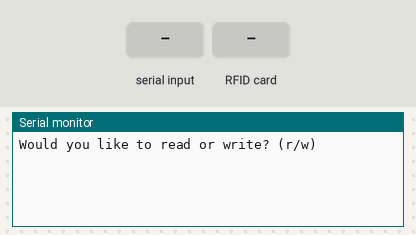
The sketch below on a simulated Arduino Uno, built with avr-gcc and run on an emulated ATmega328P. Shown: the last lines printed to the serial monitor. The inputs (shaded band) are chosen by the test bench.

Above: at 1.2 s.
1.3 s: "r\n" received over Serial
At 2.5 s:
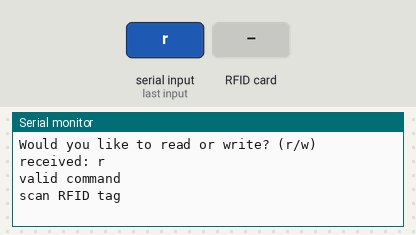
2.8 s: RFID card 5E 7A 19 C4 held to the reader
At 4.0 s:
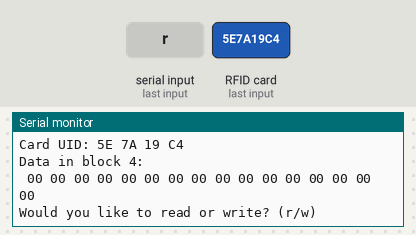
4.3 s: byte 119 (119) received over Serial
At 5.2 s:
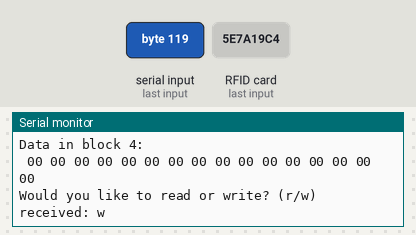
5.8 s: byte 10 (10) received over Serial
At 6.9 s:
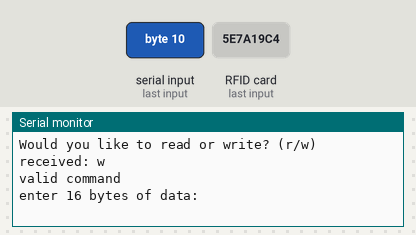

Measured:
- after the input at 1.3 s, the serial monitor: prints a new line at once (image 1)
- after the input at 2.8 s, the serial monitor: prints a new line at once (image 2)
- after the input at 4.3 s, the serial monitor: prints a new line at once (image 3)
- after the input at 5.8 s, the serial monitor: prints a new line at once (image 4)

The sketch:

RFID_ReadWrite.ino
```cpp
/******************************************
  Computer Networks Project
  Elena Falcione and Nicole Baldy
  Code Author: Elena Falcione
  Spring 2021
*******************************************/

/*
   REFERENCES:
   Dr.Leong   ( WWW.B2CQSHOP.COM )
   Miguel Balboa (circuitito.com), Jan, 2012.
   Søren Thing Andersen (access.thing.dk), fall of 2013 (Translation to English, refactored, comments, anti collision, cascade levels.)
   https://github.com/miguelbalboa/rfid
*/


#include <SPI.h>//include the SPI bus library
#include <MFRC522.h>//include the RFID reader library

#define SS_PIN 10  //slave select pin
#define RST_PIN 5  //reset pin
MFRC522 mfrc522(SS_PIN, RST_PIN);        // instatiate a MFRC522 reader object.
MFRC522::MIFARE_Key key;//create a MIFARE_Key struct named 'key', which will hold the card information
char command = 'a';
byte towrite[19];

void setup() {
  Serial.begin(9600);        // Initialize serial communications with the PC
  while (!Serial);
  SPI.begin();               // Init SPI bus
  mfrc522.PCD_Init();        // Init MFRC522 card (in case you wonder what PCD means: proximity coupling device)
  delay(4);       // Optional delay. Some board do need more time after init to be ready, see Readme
  // Prepare the security key for the read and write functions - all six key bytes are set to 0xFF at chip delivery from the factory.
  // Since the cards in the kit are new and the keys were never defined, they are 0xFF
  // if we had a card that was programmed by someone else, we would need to know the key to be able to access it. This key would then need to be stored in 'key' instead.

  for (byte i = 0; i < 6; i++) {
    key.keyByte[i] = 0xFF;//keyByte is defined in the "MIFARE_Key" 'struct' definition in the .h file of the library
  }
}

int block = 2; //this is the block number we will write into and then read. Do not write into 'sector trailer' block, since this can make the block unusable.
byte blockcontent[16] = {"SubScribe______"};//an array with 16 bytes to be written into one of the 64 card blocks is defined!!!!!!!!!!!!!!!!!!!!!!!!!!!!!!!!!!!!!!!!!!!!!!!!!!!!!!!!!!!!!!!!!
//byte blockcontent[16] = {0,0,0,0,0,0,0,0,0,0,0,0,0,0,0,0};//all zeros. This can be used to delete a block.
byte readbackblock[18];//This array is used for reading out a block. The MIFARE_Read method requires a buffer that is at least 18 bytes to hold the 16 bytes of a block.

void loop()
{

  int command_not_received = 1;
  Serial.println("Would you like to read or write? (r/w)");
  while (command_not_received)
  {
    while (Serial.available() <= 0) {}
    command = Serial.read();
    if (command == 10)
    {
      continue;
    }
    Serial.print("received: ");
    Serial.println(command);

    if (command == 114 || command == 119)
    {
      while (Serial.available() <= 0) {}
      char wasted_space = Serial.read();

      Serial.println("valid command");
      if (command == 119) //user wants to write, ask for some input
      {
        Serial.println("enter 16 bytes of data: ");
        while (Serial.available() < 16) {}
        Serial.readBytes(towrite,  19);

        Serial.println("command read: ");
        // Pyserial seems to add 3 junk characters at the beginning, remove these
        for (int i = 0; i < 16; i++)
        {
          towrite[i] = towrite[i+3];
          Serial.print(towrite[i], HEX);
          Serial.print(" ");
        }
        Serial.println();

      }
      Serial.println("scan RFID tag");
      command_not_received = 0;
    }
    else
    {
      Serial.println("invalid command");
      Serial.println("Would you like to read or write? (r/w)");
    }
  }

  int read_write_not_done = 1;
  while (read_write_not_done)
  {
    // Reset the loop if no new card present on the sensor/reader. This saves the entire process when idle.
    if ( ! mfrc522.PICC_IsNewCardPresent())
      continue;

    // Select one of the cards
    if ( ! mfrc522.PICC_ReadCardSerial())
      continue;

    // Show some details of the PICC (that is: the tag/card)
    Serial.print(F("Card UID:"));
    dump_byte_array(mfrc522.uid.uidByte, mfrc522.uid.size);

    Serial.println();
    // In this sample we use the second sector,
    // that is: sector #1, covering block #4 up to and including block #7
    byte sector         = 1;
    byte blockAddr      = 4;
    byte trailerBlock   = 7;
    MFRC522::StatusCode status;
    byte buffer[18];
    byte size = sizeof(buffer);

    // Authenticate using key A
    status = (MFRC522::StatusCode) mfrc522.PCD_Authenticate(MFRC522::PICC_CMD_MF_AUTH_KEY_A, trailerBlock, &key, &(mfrc522.uid));
    if (status != MFRC522::STATUS_OK) {
      Serial.print(F("PCD_Authenticate() failed: "));
      Serial.println(mfrc522.GetStatusCodeName(status));
      return;
    }

    if (command == 114)
    {
      // Read data from the block
      status = (MFRC522::StatusCode) mfrc522.MIFARE_Read(blockAddr, buffer, &size);
      if (status != MFRC522::STATUS_OK) {
        Serial.print(F("MIFARE_Read() failed: "));
        Serial.println(mfrc522.GetStatusCodeName(status));
      }
      Serial.print(F("Data in block ")); Serial.print(blockAddr); Serial.println(F(":"));
      dump_byte_array(buffer, 16); Serial.println();
      Serial.println();
      read_write_not_done = 0;
    }
    // Authenticate using key B
    status = (MFRC522::StatusCode) mfrc522.PCD_Authenticate(MFRC522::PICC_CMD_MF_AUTH_KEY_B, trailerBlock, &key, &(mfrc522.uid));
    if (status != MFRC522::STATUS_OK) {
      Serial.print(F("PCD_Authenticate() failed: "));
      Serial.println(mfrc522.GetStatusCodeName(status));
    }

    if (command == 119)
    {
      // Write data to the block
      Serial.print(F("Writing data into block ")); Serial.print(blockAddr);
      Serial.println(F(" ..."));
      status = (MFRC522::StatusCode) mfrc522.MIFARE_Write(blockAddr, towrite, 16);
      if (status != MFRC522::STATUS_OK) {
        Serial.print(F("MIFARE_Write() failed: "));
        Serial.println(mfrc522.GetStatusCodeName(status));
      }
      Serial.println();

      // Read data from the block (again, should now be what we have written)
      Serial.print(F("Reading data from block ")); Serial.print(blockAddr);
      Serial.println(F(" ..."));
      status = (MFRC522::StatusCode) mfrc522.MIFARE_Read(blockAddr, buffer, &size);
      if (status != MFRC522::STATUS_OK) {
        Serial.print(F("MIFARE_Read() failed: "));
        Serial.println(mfrc522.GetStatusCodeName(status));
      }
      Serial.print(F("Data in block ")); Serial.print(blockAddr); Serial.println(F(":"));
      dump_byte_array(buffer, 16); Serial.println();

      // Check that data in block is what we have written
      // by counting the number of bytes that are equal
      Serial.println(F("Checking result..."));
      byte count = 0;
      for (byte i = 0; i < 16; i++) {
        // Compare buffer (= what we've read) with towrite (= what we've written)
        if (buffer[i] == towrite[i])
          count++;
      }
      if (count == 16) {
        Serial.println(F("Success :)"));
      } else {
        Serial.println(F("Failure, no match :("));
        Serial.println(F("  perhaps the write didn't work properly..."));
      }
      Serial.println();
      read_write_not_done = 0;
    }

    // Halt PICC
    mfrc522.PICC_HaltA();
    // Stop encryption on PCD
    mfrc522.PCD_StopCrypto1();
  }
}

/**
   Helper routine to dump a byte array as hex values to Serial.
*/
void dump_byte_array(byte *buffer, byte bufferSize) {
  for (byte i = 0; i < bufferSize; i++) {
    Serial.print(buffer[i] < 0x10 ? " 0" : " ");
    Serial.print(buffer[i], HEX);
  }
}
```
